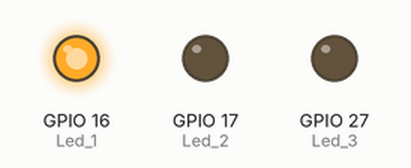
Simulated run of this sketch. Board: ESP32. Parts: output pins drawn as LEDs (lit = HIGH).

Above: at 0.5 s.
At 2.5 s:
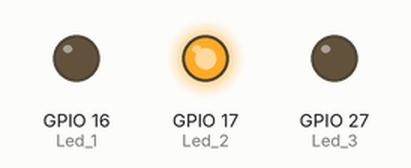
At 4.5 s:
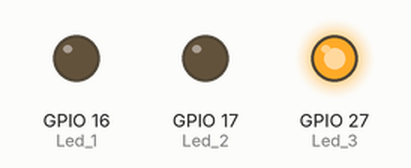
At 5.5 s:
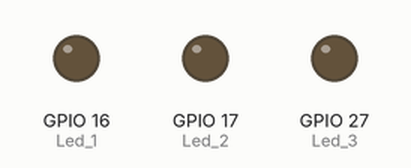
Timing chart, 0 to 7.8 s (numbered marks = the images above):
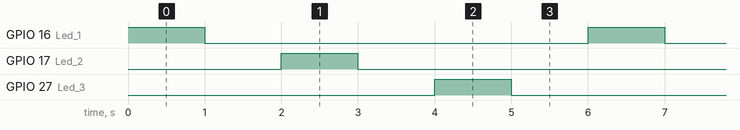

The sketch:

LED-basic.ino
```cpp
const int Led_1 = 16;
const int Led_2 = 17;
const int Led_3 = 27;

void setup() {
  pinMode(Led_1, OUTPUT);
  pinMode(Led_2, OUTPUT);
  pinMode(Led_3, OUTPUT);
}

void loop() {
  digitalWrite(Led_1, 1);
  delay(1000);
  digitalWrite(Led_1, 0);
  delay(1000);

  digitalWrite(Led_2, 1);
  delay(1000);
  digitalWrite(Led_2, 0);
  delay(1000);

  digitalWrite(Led_3, 1);
  delay(1000);
  digitalWrite(Led_3, 0);
  delay(1000);
}
```

Measured:
- by itself, GPIO 16 (Led_1), GPIO 17 (Led_2), GPIO 27 (Led_3): alternates HIGH for 1.0 s and LOW for 5.0 s
- by itself, everything shown: repeats every 6.0 s, in 6 steps
